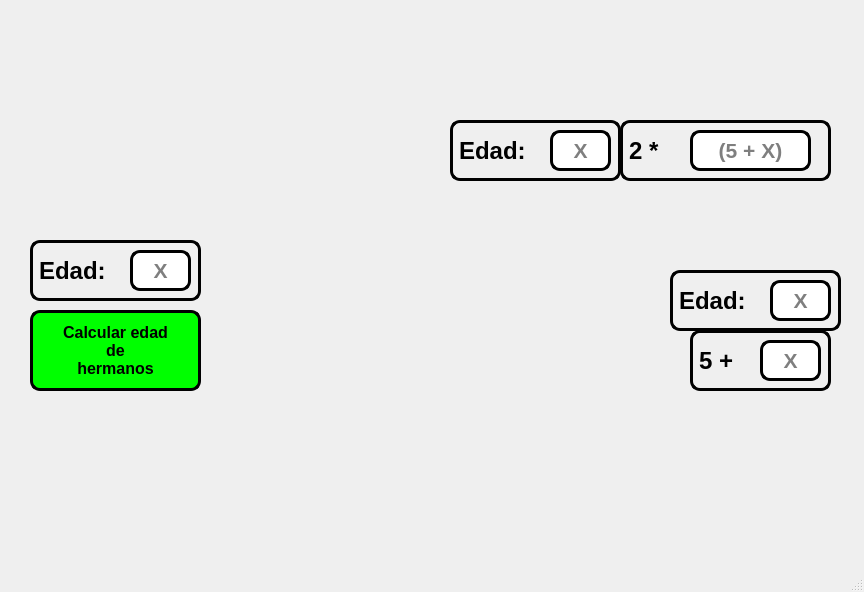
<?xml version="1.0" encoding="UTF-8"?>
<ui version="4.0">
 <class>MainWindow</class>
 <widget class="QMainWindow" name="MainWindow">
  <property name="geometry">
   <rect>
    <x>0</x>
    <y>0</y>
    <width>864</width>
    <height>592</height>
   </rect>
  </property>
  <property name="windowTitle">
   <string>MainWindow</string>
  </property>
  <widget class="QWidget" name="centralwidget">
   <widget class="QLabel" name="label_2">
    <property name="geometry">
     <rect>
      <x>0</x>
      <y>0</y>
      <width>831</width>
      <height>111</height>
     </rect>
    </property>
    <property name="styleSheet">
     <string notr="true"/>
    </property>
    <property name="text">
     <string/>
    </property>
    <property name="pixmap">
     <pixmap resource="../PIP_Equipo4_Unidad1_Clase/recursos_proyectos.qrc">:/imgUAT/imagenes/uat.png</pixmap>
    </property>
    <property name="scaledContents">
     <bool>true</bool>
    </property>
   </widget>
   <widget class="QLabel" name="label_3">
    <property name="geometry">
     <rect>
      <x>670</x>
      <y>390</y>
      <width>241</width>
      <height>181</height>
     </rect>
    </property>
    <property name="text">
     <string/>
    </property>
    <property name="pixmap">
     <pixmap>../PIP_Equipo4_Unidad1_Clase/imagenes/Equipo4.png</pixmap>
    </property>
    <property name="scaledContents">
     <bool>true</bool>
    </property>
   </widget>
   <widget class="QLabel" name="label">
    <property name="geometry">
     <rect>
      <x>0</x>
      <y>100</y>
      <width>861</width>
      <height>461</height>
     </rect>
    </property>
    <property name="text">
     <string/>
    </property>
    <property name="pixmap">
     <pixmap>imagenes/hermanos.jpg</pixmap>
    </property>
    <property name="scaledContents">
     <bool>true</bool>
    </property>
   </widget>
   <widget class="QLabel" name="label_4">
    <property name="geometry">
     <rect>
      <x>620</x>
      <y>120</y>
      <width>211</width>
      <height>61</height>
     </rect>
    </property>
    <property name="font">
     <font>
      <pointsize>18</pointsize>
      <weight>75</weight>
      <bold>true</bold>
     </font>
    </property>
    <property name="styleSheet">
     <string notr="true">border: 3px solid black;
border-radius:10px;</string>
    </property>
    <property name="text">
     <string>2 *</string>
    </property>
   </widget>
   <widget class="QLineEdit" name="txt_fgrande">
    <property name="geometry">
     <rect>
      <x>690</x>
      <y>130</y>
      <width>121</width>
      <height>41</height>
     </rect>
    </property>
    <property name="font">
     <font>
      <pointsize>16</pointsize>
      <weight>75</weight>
      <bold>true</bold>
     </font>
    </property>
    <property name="styleSheet">
     <string notr="true">border: 3px solid black;
border-radius:10px;</string>
    </property>
    <property name="alignment">
     <set>Qt::AlignCenter</set>
    </property>
    <property name="placeholderText">
     <string>(5 + X)</string>
    </property>
   </widget>
   <widget class="QLabel" name="label_5">
    <property name="geometry">
     <rect>
      <x>690</x>
      <y>330</y>
      <width>141</width>
      <height>61</height>
     </rect>
    </property>
    <property name="font">
     <font>
      <pointsize>18</pointsize>
      <weight>75</weight>
      <bold>true</bold>
     </font>
    </property>
    <property name="styleSheet">
     <string notr="true">border: 3px solid black;
border-radius:10px;</string>
    </property>
    <property name="text">
     <string>5 +</string>
    </property>
   </widget>
   <widget class="QLineEdit" name="txt_edadpeque">
    <property name="geometry">
     <rect>
      <x>770</x>
      <y>280</y>
      <width>61</width>
      <height>41</height>
     </rect>
    </property>
    <property name="font">
     <font>
      <pointsize>16</pointsize>
      <weight>75</weight>
      <bold>true</bold>
     </font>
    </property>
    <property name="styleSheet">
     <string notr="true">border: 3px solid black;
border-radius:10px;</string>
    </property>
    <property name="alignment">
     <set>Qt::AlignCenter</set>
    </property>
    <property name="placeholderText">
     <string>X</string>
    </property>
   </widget>
   <widget class="QLineEdit" name="txt_edadmediano">
    <property name="geometry">
     <rect>
      <x>130</x>
      <y>250</y>
      <width>61</width>
      <height>41</height>
     </rect>
    </property>
    <property name="font">
     <font>
      <pointsize>16</pointsize>
      <weight>75</weight>
      <bold>true</bold>
     </font>
    </property>
    <property name="styleSheet">
     <string notr="true">border: 3px solid black;
border-radius:10px;</string>
    </property>
    <property name="alignment">
     <set>Qt::AlignCenter</set>
    </property>
    <property name="placeholderText">
     <string>X</string>
    </property>
   </widget>
   <widget class="QLabel" name="label_6">
    <property name="geometry">
     <rect>
      <x>30</x>
      <y>240</y>
      <width>171</width>
      <height>61</height>
     </rect>
    </property>
    <property name="font">
     <font>
      <pointsize>18</pointsize>
      <weight>75</weight>
      <bold>true</bold>
     </font>
    </property>
    <property name="styleSheet">
     <string notr="true">border: 3px solid black;
border-radius:10px;</string>
    </property>
    <property name="text">
     <string>Edad:</string>
    </property>
   </widget>
   <widget class="QPushButton" name="btn_calcular">
    <property name="geometry">
     <rect>
      <x>30</x>
      <y>310</y>
      <width>171</width>
      <height>81</height>
     </rect>
    </property>
    <property name="font">
     <font>
      <pointsize>12</pointsize>
      <weight>75</weight>
      <bold>true</bold>
     </font>
    </property>
    <property name="styleSheet">
     <string notr="true">border: 3px solid black;
border-radius:10px;
background-color: rgb(0, 255, 0);</string>
    </property>
    <property name="text">
     <string>Calcular edad
de
hermanos</string>
    </property>
   </widget>
   <widget class="QLabel" name="label_7">
    <property name="geometry">
     <rect>
      <x>450</x>
      <y>120</y>
      <width>171</width>
      <height>61</height>
     </rect>
    </property>
    <property name="font">
     <font>
      <pointsize>18</pointsize>
      <weight>75</weight>
      <bold>true</bold>
     </font>
    </property>
    <property name="styleSheet">
     <string notr="true">border: 3px solid black;
border-radius:10px;</string>
    </property>
    <property name="text">
     <string>Edad:</string>
    </property>
   </widget>
   <widget class="QLineEdit" name="txt_edadgrande">
    <property name="geometry">
     <rect>
      <x>550</x>
      <y>130</y>
      <width>61</width>
      <height>41</height>
     </rect>
    </property>
    <property name="font">
     <font>
      <pointsize>16</pointsize>
      <weight>75</weight>
      <bold>true</bold>
     </font>
    </property>
    <property name="styleSheet">
     <string notr="true">border: 3px solid black;
border-radius:10px;</string>
    </property>
    <property name="alignment">
     <set>Qt::AlignCenter</set>
    </property>
    <property name="placeholderText">
     <string>X</string>
    </property>
   </widget>
   <widget class="QLabel" name="label_8">
    <property name="geometry">
     <rect>
      <x>670</x>
      <y>270</y>
      <width>171</width>
      <height>61</height>
     </rect>
    </property>
    <property name="font">
     <font>
      <pointsize>18</pointsize>
      <weight>75</weight>
      <bold>true</bold>
     </font>
    </property>
    <property name="styleSheet">
     <string notr="true">border: 3px solid black;
border-radius:10px;</string>
    </property>
    <property name="text">
     <string>Edad:</string>
    </property>
   </widget>
   <widget class="QLineEdit" name="txt_fpeque">
    <property name="geometry">
     <rect>
      <x>760</x>
      <y>340</y>
      <width>61</width>
      <height>41</height>
     </rect>
    </property>
    <property name="font">
     <font>
      <pointsize>16</pointsize>
      <weight>75</weight>
      <bold>true</bold>
     </font>
    </property>
    <property name="styleSheet">
     <string notr="true">border: 3px solid black;
border-radius:10px;</string>
    </property>
    <property name="alignment">
     <set>Qt::AlignCenter</set>
    </property>
    <property name="placeholderText">
     <string>X</string>
    </property>
   </widget>
   <zorder>label</zorder>
   <zorder>label_8</zorder>
   <zorder>label_6</zorder>
   <zorder>label_2</zorder>
   <zorder>label_3</zorder>
   <zorder>label_4</zorder>
   <zorder>txt_fgrande</zorder>
   <zorder>label_5</zorder>
   <zorder>txt_edadpeque</zorder>
   <zorder>txt_edadmediano</zorder>
   <zorder>btn_calcular</zorder>
   <zorder>label_7</zorder>
   <zorder>txt_edadgrande</zorder>
   <zorder>txt_fpeque</zorder>
  </widget>
  <widget class="QMenuBar" name="menubar">
   <property name="geometry">
    <rect>
     <x>0</x>
     <y>0</y>
     <width>864</width>
     <height>26</height>
    </rect>
   </property>
  </widget>
  <widget class="QStatusBar" name="statusbar"/>
 </widget>
 <resources>
  <include location="../PIP_Equipo4_Unidad1_Clase/recursos_proyectos.qrc"/>
  <include location="../../Qt/Qt5.12.5/5.12.5/msvc2017_64/PIP_Equipo4_Unidad1_Clase/recursos_proyectos.qrc"/>
 </resources>
 <connections/>
</ui>
